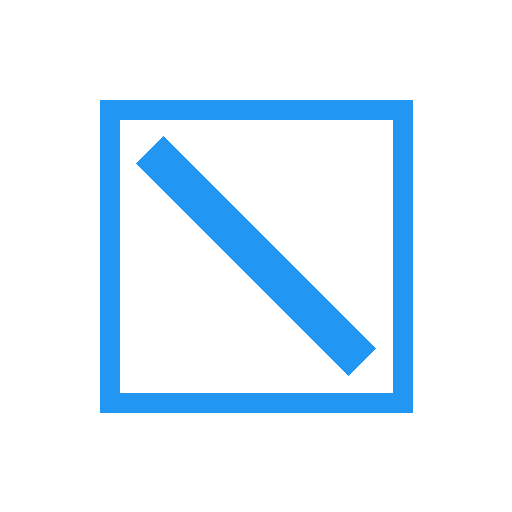

Reproduce this figure in Python.
import os
from PIL import Image, ImageDraw, ImageFont

def create_icon():
    # Create a new image with a white background
    size = (512, 512)
    image = Image.new('RGB', size, 'white')
    draw = ImageDraw.Draw(image)
    
    # Draw a stylized document
    margin = 100
    doc_coords = [(margin, margin), (size[0]-margin, size[1]-margin)]
    draw.rectangle(doc_coords, outline='#2196F3', width=20)
    
    # Draw a pen
    pen_width = 40
    pen_coords = [
        (size[0]-margin*1.5, size[1]-margin*1.5),
        (margin*1.5, margin*1.5)
    ]
    draw.line(pen_coords, fill='#2196F3', width=pen_width)
    
    # Save as PNG and ICO
    image.save('icon.png')
    image.save('icon.ico')

if __name__ == '__main__':
    create_icon()
